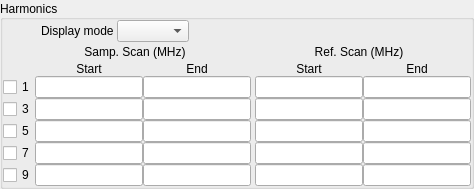
               <widget class="QGroupBox" name="groupBox_settings_harmonics">
                <property name="enabled">
                 <bool>true</bool>
                </property>
                <property name="sizePolicy">
                 <sizepolicy hsizetype="Preferred" vsizetype="Preferred">
                  <horstretch>0</horstretch>
                  <verstretch>0</verstretch>
                 </sizepolicy>
                </property>
                <property name="font">
                 <font>
                  <weight>50</weight>
                  <bold>false</bold>
                 </font>
                </property>
                <property name="title">
                 <string>Harmonics</string>
                </property>
                <property name="alignment">
                 <set>Qt::AlignLeading|Qt::AlignLeft|Qt::AlignVCenter</set>
                </property>
                <property name="flat">
                 <bool>true</bool>
                </property>
                <property name="checkable">
                 <bool>false</bool>
                </property>
                <layout class="QGridLayout" name="gridLayout_5">
                 <property name="leftMargin">
                  <number>0</number>
                 </property>
                 <property name="topMargin">
                  <number>0</number>
                 </property>
                 <property name="rightMargin">
                  <number>0</number>
                 </property>
                 <property name="bottomMargin">
                  <number>0</number>
                 </property>
                 <property name="spacing">
                  <number>0</number>
                 </property>
                 <item row="3" column="0">
                  <layout class="QGridLayout" name="gridLayout">
                   <property name="spacing">
                    <number>0</number>
                   </property>
                   <item row="8" column="5">
                    <widget class="QLineEdit" name="lineEdit_startf9_r">
                     <property name="readOnly">
                      <bool>true</bool>
                     </property>
                    </widget>
                   </item>
                   <item row="1" column="2">
                    <widget class="QLabel" name="label_settings_control_label2">
                     <property name="text">
                      <string>End</string>
                     </property>
                     <property name="alignment">
                      <set>Qt::AlignCenter</set>
                     </property>
                    </widget>
                   </item>
                   <item row="1" column="5">
                    <widget class="QLabel" name="label_settings_control_label1_r">
                     <property name="text">
                      <string>Start</string>
                     </property>
                     <property name="alignment">
                      <set>Qt::AlignCenter</set>
                     </property>
                    </widget>
                   </item>
                   <item row="8" column="2">
                    <widget class="QLineEdit" name="lineEdit_endf9">
                     <property name="readOnly">
                      <bool>true</bool>
                     </property>
                    </widget>
                   </item>
                   <item row="1" column="7">
                    <widget class="QLabel" name="label_settings_control_label2_r">
                     <property name="text">
                      <string>End</string>
                     </property>
                     <property name="alignment">
                      <set>Qt::AlignCenter</set>
                     </property>
                    </widget>
                   </item>
                   <item row="8" column="7">
                    <widget class="QLineEdit" name="lineEdit_endf9_r">
                     <property name="readOnly">
                      <bool>true</bool>
                     </property>
                    </widget>
                   </item>
                   <item row="7" column="5">
                    <widget class="QLineEdit" name="lineEdit_startf7_r">
                     <property name="readOnly">
                      <bool>true</bool>
                     </property>
                    </widget>
                   </item>
                   <item row="4" column="5">
                    <widget class="QLineEdit" name="lineEdit_startf1_r">
                     <property name="readOnly">
                      <bool>true</bool>
                     </property>
                    </widget>
                   </item>
                   <item row="5" column="5">
                    <widget class="QLineEdit" name="lineEdit_startf3_r">
                     <property name="readOnly">
                      <bool>true</bool>
                     </property>
                    </widget>
                   </item>
                   <item row="6" column="2">
                    <widget class="QLineEdit" name="lineEdit_endf5">
                     <property name="readOnly">
                      <bool>true</bool>
                     </property>
                    </widget>
                   </item>
                   <item row="5" column="2">
                    <widget class="QLineEdit" name="lineEdit_endf3">
                     <property name="readOnly">
                      <bool>true</bool>
                     </property>
                    </widget>
                   </item>
                   <item row="6" column="5">
                    <widget class="QLineEdit" name="lineEdit_startf5_r">
                     <property name="readOnly">
                      <bool>true</bool>
                     </property>
                    </widget>
                   </item>
                   <item row="7" column="7">
                    <widget class="QLineEdit" name="lineEdit_endf7_r">
                     <property name="readOnly">
                      <bool>true</bool>
                     </property>
                    </widget>
                   </item>
                   <item row="7" column="2">
                    <widget class="QLineEdit" name="lineEdit_endf7">
                     <property name="readOnly">
                      <bool>true</bool>
                     </property>
                    </widget>
                   </item>
                   <item row="1" column="1">
                    <widget class="QLabel" name="label_settings_control_label1">
                     <property name="text">
                      <string>Start</string>
                     </property>
                     <property name="alignment">
                      <set>Qt::AlignCenter</set>
                     </property>
                    </widget>
                   </item>
                   <item row="4" column="1">
                    <widget class="QLineEdit" name="lineEdit_startf1">
                     <property name="readOnly">
                      <bool>true</bool>
                     </property>
                    </widget>
                   </item>
                   <item row="5" column="0">
                    <widget class="QCheckBox" name="checkBox_harm3">
                     <property name="sizePolicy">
                      <sizepolicy hsizetype="Preferred" vsizetype="Fixed">
                       <horstretch>0</horstretch>
                       <verstretch>0</verstretch>
                      </sizepolicy>
                     </property>
                     <property name="text">
                      <string>3</string>
                     </property>
                    </widget>
                   </item>
                   <item row="8" column="0">
                    <widget class="QCheckBox" name="checkBox_harm9">
                     <property name="sizePolicy">
                      <sizepolicy hsizetype="Preferred" vsizetype="Fixed">
                       <horstretch>0</horstretch>
                       <verstretch>0</verstretch>
                      </sizepolicy>
                     </property>
                     <property name="text">
                      <string>9</string>
                     </property>
                    </widget>
                   </item>
                   <item row="5" column="1">
                    <widget class="QLineEdit" name="lineEdit_startf3">
                     <property name="readOnly">
                      <bool>true</bool>
                     </property>
                    </widget>
                   </item>
                   <item row="8" column="1">
                    <widget class="QLineEdit" name="lineEdit_startf9">
                     <property name="readOnly">
                      <bool>true</bool>
                     </property>
                    </widget>
                   </item>
                   <item row="7" column="0">
                    <widget class="QCheckBox" name="checkBox_harm7">
                     <property name="sizePolicy">
                      <sizepolicy hsizetype="Preferred" vsizetype="Fixed">
                       <horstretch>0</horstretch>
                       <verstretch>0</verstretch>
                      </sizepolicy>
                     </property>
                     <property name="text">
                      <string>7</string>
                     </property>
                    </widget>
                   </item>
                   <item row="4" column="2">
                    <widget class="QLineEdit" name="lineEdit_endf1">
                     <property name="readOnly">
                      <bool>true</bool>
                     </property>
                    </widget>
                   </item>
                   <item row="4" column="4">
                    <spacer name="horizontalSpacer_28">
                     <property name="orientation">
                      <enum>Qt::Horizontal</enum>
                     </property>
                     <property name="sizeType">
                      <enum>QSizePolicy::Fixed</enum>
                     </property>
                     <property name="sizeHint" stdset="0">
                      <size>
                       <width>4</width>
                       <height>20</height>
                      </size>
                     </property>
                    </spacer>
                   </item>
                   <item row="5" column="7">
                    <widget class="QLineEdit" name="lineEdit_endf3_r">
                     <property name="readOnly">
                      <bool>true</bool>
                     </property>
                    </widget>
                   </item>
                   <item row="4" column="7">
                    <widget class="QLineEdit" name="lineEdit_endf1_r">
                     <property name="readOnly">
                      <bool>true</bool>
                     </property>
                    </widget>
                   </item>
                   <item row="6" column="0">
                    <widget class="QCheckBox" name="checkBox_harm5">
                     <property name="sizePolicy">
                      <sizepolicy hsizetype="Preferred" vsizetype="Fixed">
                       <horstretch>0</horstretch>
                       <verstretch>0</verstretch>
                      </sizepolicy>
                     </property>
                     <property name="text">
                      <string>5</string>
                     </property>
                    </widget>
                   </item>
                   <item row="6" column="1">
                    <widget class="QLineEdit" name="lineEdit_startf5">
                     <property name="readOnly">
                      <bool>true</bool>
                     </property>
                    </widget>
                   </item>
                   <item row="4" column="0">
                    <widget class="QCheckBox" name="checkBox_harm1">
                     <property name="sizePolicy">
                      <sizepolicy hsizetype="Preferred" vsizetype="Fixed">
                       <horstretch>0</horstretch>
                       <verstretch>0</verstretch>
                      </sizepolicy>
                     </property>
                     <property name="text">
                      <string>1</string>
                     </property>
                    </widget>
                   </item>
                   <item row="6" column="7">
                    <widget class="QLineEdit" name="lineEdit_endf5_r">
                     <property name="readOnly">
                      <bool>true</bool>
                     </property>
                    </widget>
                   </item>
                   <item row="7" column="1">
                    <widget class="QLineEdit" name="lineEdit_startf7">
                     <property name="readOnly">
                      <bool>true</bool>
                     </property>
                    </widget>
                   </item>
                  </layout>
                 </item>
                 <item row="0" column="0">
                  <layout class="QHBoxLayout" name="horizontalLayout_23">
                   <item>
                    <spacer name="horizontalSpacer_22">
                     <property name="orientation">
                      <enum>Qt::Horizontal</enum>
                     </property>
                     <property name="sizeType">
                      <enum>QSizePolicy::Preferred</enum>
                     </property>
                     <property name="sizeHint" stdset="0">
                      <size>
                       <width>38</width>
                       <height>20</height>
                      </size>
                     </property>
                    </spacer>
                   </item>
                   <item>
                    <widget class="QLabel" name="label_9">
                     <property name="text">
                      <string>Display mode </string>
                     </property>
                     <property name="buddy">
                      <cstring>comboBox_settings_control_dispmode</cstring>
                     </property>
                    </widget>
                   </item>
                   <item>
                    <widget class="QComboBox" name="comboBox_settings_control_dispmode"/>
                   </item>
                   <item>
                    <spacer name="horizontalSpacer_23">
                     <property name="orientation">
                      <enum>Qt::Horizontal</enum>
                     </property>
                     <property name="sizeHint" stdset="0">
                      <size>
                       <width>0</width>
                       <height>20</height>
                      </size>
                     </property>
                    </spacer>
                   </item>
                  </layout>
                 </item>
                 <item row="1" column="0">
                  <layout class="QHBoxLayout" name="horizontalLayout_settings_control_sampref">
                   <property name="spacing">
                    <number>0</number>
                   </property>
                   <item>
                    <spacer name="horizontalSpacer_32">
                     <property name="orientation">
                      <enum>Qt::Horizontal</enum>
                     </property>
                     <property name="sizeType">
                      <enum>QSizePolicy::Fixed</enum>
                     </property>
                     <property name="sizeHint" stdset="0">
                      <size>
                       <width>20</width>
                       <height>20</height>
                      </size>
                     </property>
                    </spacer>
                   </item>
                   <item>
                    <widget class="QLabel" name="label_settings_control_samp">
                     <property name="text">
                      <string>Samp. Scan (MHz)</string>
                     </property>
                     <property name="alignment">
                      <set>Qt::AlignCenter</set>
                     </property>
                    </widget>
                   </item>
                   <item>
                    <widget class="QLabel" name="label_settings_control_ref">
                     <property name="text">
                      <string>Ref. Scan (MHz)</string>
                     </property>
                     <property name="alignment">
                      <set>Qt::AlignCenter</set>
                     </property>
                    </widget>
                   </item>
                  </layout>
                 </item>
                </layout>
               </widget>
